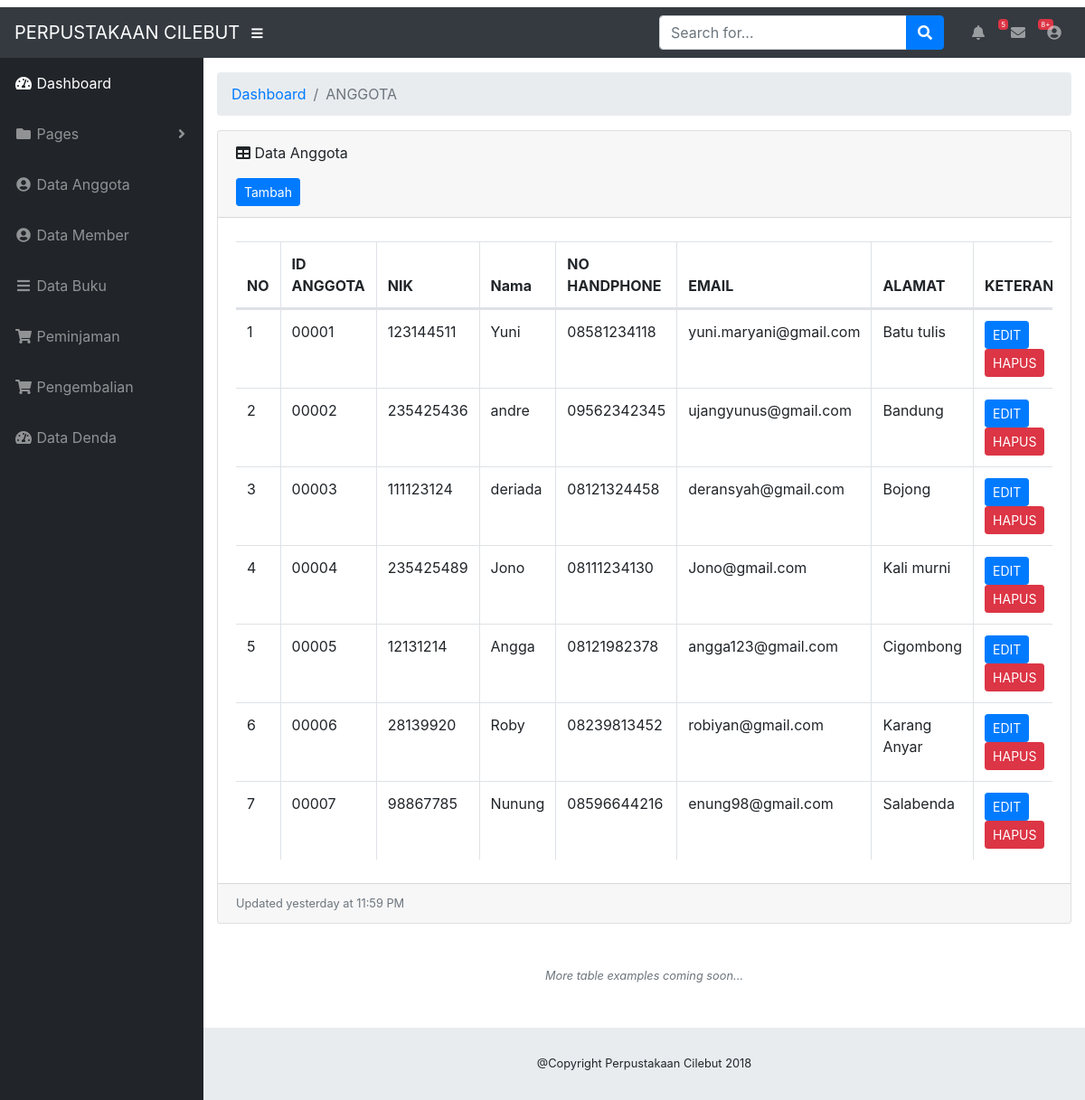
Page /perpustakaan/index.php/perpus/data_anggota on the committed database.
### tables this page shows
CREATE TABLE `anggota` (
  `id_anggota` int(5) UNSIGNED ZEROFILL NOT NULL,
  `nik` varchar(20) DEFAULT NULL,
  `nama` varchar(30) DEFAULT NULL,
  `no_hp` varchar(20) DEFAULT NULL,
  `email` varchar(50) DEFAULT NULL,
  `alamat` varchar(50) DEFAULT NULL
);

### perpustakaan/application/controllers/perpus.php (called while the page is built, shortened)
<?php
class Perpus extends CI_Controller {
function __construct()
    {
        $this->load->library('form_validation');
        $this->load->database();
        $this->load->helper('form');
        $this->load->helper('url');
        $this->load->model('user_model');
    }
     public function data_anggota(){
        $this->load->model('user_model');
        $data['anggota'] = $this->user_model->list_anggota()->result();
        $this->load->view('anggota',$data);
        }
 }

### perpustakaan/index.php (called while the page is built, shortened)
<?php
require_once BASEPATH.'core/CodeIgniter.php';

### perpustakaan/application/models/user_model.php (called while the page is built, shortened)
<?php
class User_model extends CI_Model {
  function list_anggota()
  {
    return $this->db->get('anggota');
  }
}
?>

### perpustakaan/application/views/anggota.php (the view, shortened to what this page needs)
<!DOCTYPE html>
<html lang="en">
  <head>
    <link href="<?php echo base_url(''); ?>assets/vendor/bootstrap/css/bootstrap.min.css" rel="stylesheet">
    <link href="<?php echo base_url(''); ?>assets/vendor/fontawesome-free/css/all.min.css" rel="stylesheet" type="text/css">
    <link href="<?php echo base_url(''); ?>assets/vendor/datatables/dataTables.bootstrap4.css" rel="stylesheet">
    <link href="<?php echo base_url(''); ?>assets/css/sb-admin.css" rel="stylesheet">
  </head>
  <body id="page-top">
    <nav class="navbar navbar-expand navbar-dark bg-dark static-top">
      <a class="navbar-brand mr-1" href="home">PERPUSTAKAAN CILEBUT</a>
      <button class="btn btn-link btn-sm text-white order-1 order-sm-0" id="sidebarToggle" href="#">
        <i class="fas fa-bars"></i>
      </button>
      <form class="d-none d-md-inline-block form-inline ml-auto mr-0 mr-md-3 my-2 my-md-0">
        <div class="input-group">
          <input type="text" class="form-control" placeholder="Search for..." aria-label="Search" aria-describedby="basic-addon2">
          <div class="input-group-append">
            <button class="btn btn-primary" type="button">
              <i class="fas fa-search"></i>
            </button>
          </div>
        </div>
      </form>
      <ul class="navbar-nav ml-auto ml-md-0">
        <li class="nav-item dropdown no-arrow mx-1">
          <a class="nav-link dropdown-toggle" href="#" id="alertsDropdown" role="button" data-toggle="dropdown" aria-haspopup="true" aria-expanded="false">
            <i class="fas fa-bell fa-fw"></i>
            <span class="badge badge-danger">5</span>
          </a>
        </li>
        <li class="nav-item dropdown no-arrow mx-1">
          <a class="nav-link dropdown-toggle" href="#" id="messagesDropdown" role="button" data-toggle="dropdown" aria-haspopup="true" aria-expanded="false">
            <i class="fas fa-envelope fa-fw"></i>
            <span class="badge badge-danger">8+</span>
          </a>
        </li>
        <li class="nav-item dropdown no-arrow">
          <a class="nav-link dropdown-toggle" href="#" id="userDropdown" role="button" data-toggle="dropdown" aria-haspopup="true" aria-expanded="false">
            <i class="fas fa-user-circle fa-fw"></i>
          </a>
        </li>
      </ul>
    </nav>
    <div id="wrapper">
      <ul class="sidebar navbar-nav">
        <li class="nav-item active">
          <a class="nav-link" href="home">
            <i class="fas fa-fw fa-tachometer-alt"></i>
            <span>Dashboard</span>
          </a>
        </li>
        <li class="nav-item dropdown">
          <a class="nav-link dropdown-toggle" href="perpus/home" id="pagesDropdown" role="button" data-toggle="dropdown" aria-haspopup="true" aria-expanded="false">
            <i class="fas fa-fw fa-folder"></i>
            <span>Pages</span>
          </a>
        </li>
         <li class="nav-item">
          <a class="nav-link" href="data_anggota">
            <i class="fas fa-fw fa-user-circle"></i>
            <span>Data Anggota</span></a>
         </li><li class="nav-item">
          <a class="nav-link" href="calon_member">
            <i class="fas fa-fw fa-user-circle"></i>
            <span>Data Member</span></a>
        </li><li class="nav-item">
          <a class="nav-link" href="book">
            <i class="fas fa-fw fa-bars"></i>
            <span>Data Buku</a>
          </li><li class="nav-item">
          <a class="nav-link" href="table">
            <i class="fas fa-fw fa-shopping-cart"></i>
            <span>Peminjaman</span></a>
            </li><li class="nav-item">
          <a class="nav-link" href="Pengembalian">
            <i class="fas fa-fw fa-shopping-cart"></i>
            <span>Pengembalian</span></a>
        </li><li class="nav-item">
          <a class="nav-link" href="v_denda">
            <i class="fas fa-fw fa-tachometer-alt"></i>
            <span>Data Denda</span></a>
        </li>
      </ul>
      <div id="content-wrapper">
        <div class="container-fluid">
          <ol class="breadcrumb">
            <li class="breadcrumb-item">
              <a href="home">Dashboard</a>
            </li>
            <li class="breadcrumb-item active">ANGGOTA</li>
          </ol>
          <p>
          <div class="card mb-3">
            <div class="card-header">
              <i class="fas fa-table"></i>
            Data Anggota </p> <a href="<?php echo base_url()?>perpus/tambah_anggota" class="btn btn-sm btn-primary">Tambah</a> </div>
            <div class="card-body">
              <div class="table-responsive">
                <table class="table table-bordered" id="dataTable" width="100%" cellspacing="0">
                  <thead>
                    <tr>
                      <th>NO</th>
                      <th>ID ANGGOTA</th>
                      <th>NIK</th>
                      <th>Nama</th>
                      <th>NO HANDPHONE</th>
                      <th>EMAIL</th>
                      <th>ALAMAT</th>
                      <th>KETERANGAN<th>
                    </tr>
                  </thead>
                    <tbody>
                    <?php
                    $no=1;
                    foreach ($anggota as $tbl) :?>
                     <tr>
                     <td><?php echo $no++?></td>
                     <td><?php echo $tbl->id_anggota; ?></td>
                     <td><?php echo $tbl->nik; ?></td>
                     <td><?php echo $tbl->nama; ?></td>
                     <td><?php echo $tbl->no_hp; ?></td>
                     <td><?php echo $tbl->email; ?></td>
                     <td><?php echo $tbl->alamat; ?></td>
                     <td><a href="<?php echo base_url() ?>index.php/perpus/edit_anggota/<?php echo $tbl->id_anggota ?>" class="btn btn-sm btn-primary">EDIT</a>
                     <a href="<?php echo base_url() ?>index.php/perpus/hapus_anggota/<?php echo $tbl->id_anggota ?>" class="btn btn-sm btn-danger">HAPUS</a>
                     </td>
                     </tr>
  <?php endforeach ?>
                  </tbody>
                </table>
              </div>
            </div>
            <div class="card-footer small text-muted">Updated yesterday at 11:59 PM</div>
          </div>
          <p class="small text-center text-muted my-5">
            <em>More table examples coming soon...</em>
          </p>
        </div>
       <footer class="sticky-footer">
          <div class="container my-auto">
            <div class="copyright text-center my-auto">
              <span>@Copyright Perpustakaan Cilebut 2018</span>
            </div>
          </div>
        </footer>
  </body>
</html>

### perpustakaan/assets/css/sb-admin.css (style rules this page uses)
html { position: relative; min-height: 100%; }
body { height: 100%; }
#wrapper { display: -webkit-box; display: -ms-flexbox; display: flex; }
#wrapper #content-wrapper { overflow-x: hidden; width: 100%; padding-top: 1rem; padding-bottom: 80px; }
.navbar-nav .nav-item.active .nav-link { color: #fff; }
.navbar-nav .nav-item.dropdown .dropdown-toggle::after { width: 1rem; text-align: center; float: right; vertical-align: 0; border: 0; font-weight: 900; content: '\f105'; font-family: 'Font Awesome 5 Free'; }
.navbar-nav .nav-item.dropdown.no-arrow .dropdown-toggle::after { display: none; }
.navbar-nav .nav-item .nav-link .badge { position: absolute; margin-left: 0.75rem; top: 0.3rem; font-weight: 400; font-size: 0.5rem; }
.sidebar { width: 90px !important; background-color: #212529; min-height: calc(100vh - 56px); }
.sidebar .nav-item:last-child { margin-bottom: 1rem; }
.sidebar .nav-item .nav-link { text-align: center; padding: 0.75rem 1rem; width: 90px; }
.sidebar .nav-item .nav-link span { font-size: 0.65rem; display: block; }
.sidebar .nav-item.dropdown .dropdown-toggle::after { display: none; }
.sidebar .nav-item .nav-link { color: rgba(255, 255, 255, 0.5); }
@media (min-width: 768px) { .sidebar { width: 225px !important; } }
@media (min-width: 768px) { .sidebar .nav-item .nav-link { display: block; width: 100%; text-align: left; padding: 1rem; width: 225px; } }
@media (min-width: 768px) { .sidebar .nav-item .nav-link span { font-size: 1rem; display: inline; } }
@media (min-width: 768px) { .sidebar .nav-item.dropdown .dropdown-toggle::after { display: block; } }
:root { --input-padding-x: 0.75rem; --input-padding-y: 0.75rem; }
footer.sticky-footer { display: -webkit-box; display: -ms-flexbox; display: flex; position: absolute; right: 0; bottom: 0; width: calc(100% - 90px); height: 80px; background-color: #e9ecef; }
footer.sticky-footer .copyright { line-height: 1; font-size: 0.8rem; }
@media (min-width: 768px) { footer.sticky-footer { width: calc(100% - 225px); } }

### rows in the picture
anggota: id_anggota "00001", nik "123144511", nama "Yuni", no_hp "08581234118", email "yuni.maryani@gmail.com", alamat "Batu tulis"
anggota: id_anggota "00002", nik "235425436", nama "andre", no_hp "09562342345", email "ujangyunus@gmail.com", alamat "Bandung"
anggota: id_anggota "00003", nik "111123124", nama "deriada", no_hp "08121324458", email "deransyah@gmail.com", alamat "Bojong"
anggota: id_anggota "00004", nik "235425489", nama "Jono", no_hp "08111234130", email "Jono@gmail.com", alamat "Kali murni"
anggota: id_anggota "00005", nik "12131214", nama "Angga", no_hp "08121982378", email "angga123@gmail.com", alamat "Cigombong"
anggota: id_anggota "00006", nik "28139920", nama "Roby", no_hp "08239813452", email "robiyan@gmail.com", alamat "Karang Anyar"
anggota: id_anggota "00007", nik "98867785", nama "Nunung", no_hp "08596644216", email "enung98@gmail.com", alamat "Salabenda"
